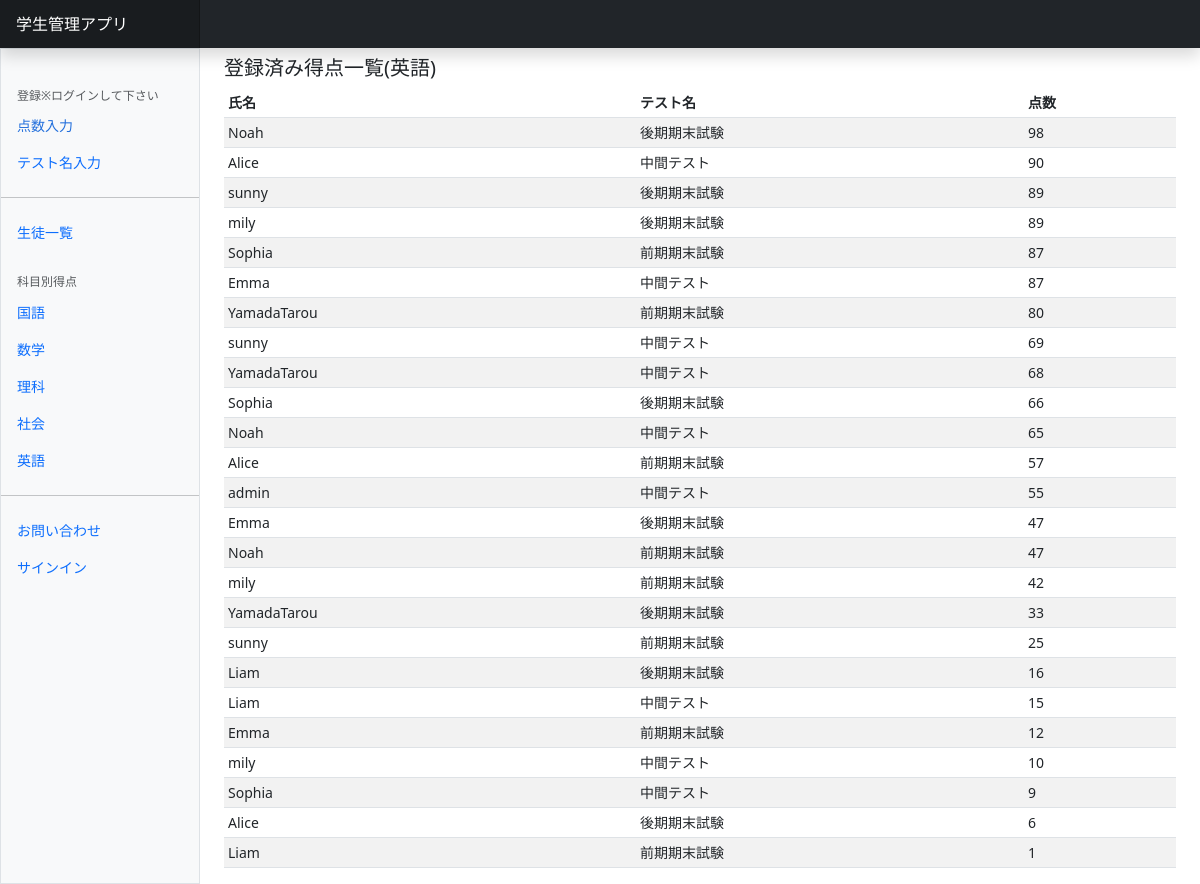
Screenshot of /Englishlist/ with the database file from the repository.
### scoreapp/models.py (models this page shows)
class Student(models.Model):
    user = models.ForeignKey(
        CustomUser,
        verbose_name='氏名',
        on_delete=models.CASCADE
    )
    testtitle = models.ForeignKey(
        Testtitle,
        verbose_name='テスト名',
        on_delete=models.CASCADE
    )
    Japanese = models.IntegerField(
        verbose_name='国語',
        validators=[validators.MinValueValidator(0),
                    validators.MaxValueValidator(100),
                    validators.RegexValidator(
                        message='正しい得点を入力してください',
                    )]
    )
    Math = models.IntegerField(
        verbose_name='数学',
        validators=[validators.MinValueValidator(0),
                    validators.MaxValueValidator(100),
                    validators.RegexValidator(
                        message='正しい得点を入力してください',
                    )]
    )
    Science = models.IntegerField(
        verbose_name='理科',
        validators=[validators.MinValueValidator(0),
                    validators.MaxValueValidator(100),
                    validators.RegexValidator(
                        message='正しい得点を入力してください',
                    )]
    )
    Sociology = models.IntegerField(
        verbose_name='社会',
        validators=[validators.MinValueValidator(0),
                    validators.MaxValueValidator(100),
                    validators.RegexValidator(
                        message='正しい得点を入力してください',
                    )]
    )
    English = models.IntegerField(
        verbose_name='英語',
        validators=[validators.MinValueValidator(0),
                    validators.MaxValueValidator(100),
                    validators.RegexValidator(
                        message='正しい得点を入力してください',
                    )]
    )

class Testtitle(models.Model):
    title = models.CharField(
        verbose_name='テスト名',
        max_length=50
    )
    def __str__(self):
        return self.title

### accounts/models.py (models this page shows)
class CustomUser(AbstractUser):
    pass

### scoreapp/views.py (the view)
class EnglishView(ListView):
    template_name = 'English.html'
    queryset = Student.objects.order_by('-English')

### scoreapp/templates/English.html (shortened to what this page needs)
{% extends 'base.html' %}
{% load static %}
{% block contents %}
<h5>登録済み得点一覧(英語)</h5>
<div class="table-responsive small">
    <table class="table table-striped table-sm">
      <thead>
        <tr>
          <th scope="col">氏名</th>
          <th scope="col">テスト名</th>
          <th scope="col">点数</th>
        </tr>
      </thead>
      <tbody>
        {% for record in object_list %}
        <tr>
          <td>{{record.user.username}}</td>
          <td>{{record.testtitle}}</td>
          <td>{{record.English}}</td>
        </tr>
        {% endfor %}
      </tbody>
    </table>
  </div>
{% endblock %}

### rows the page displays
Student: user.username "Noah", testtitle "後期期末試験", English "98"
Student: user.username "Alice", testtitle "中間テスト", English "90"
Student: user.username "sunny", testtitle "後期期末試験", English "89"
Student: user.username "mily", testtitle "後期期末試験", English "89"
Student: user.username "Sophia", testtitle "前期期末試験", English "87"
Student: user.username "Emma", testtitle "中間テスト", English "87"
Student: user.username "YamadaTarou", testtitle "前期期末試験", English "80"
Student: user.username "sunny", testtitle "中間テスト", English "69"
Student: user.username "YamadaTarou", testtitle "中間テスト", English "68"
Student: user.username "Sophia", testtitle "後期期末試験", English "66"
Student: user.username "Noah", testtitle "中間テスト", English "65"
Student: user.username "Alice", testtitle "前期期末試験", English "57"
Student: user.username "admin", testtitle "中間テスト", English "55"
Student: user.username "Emma", testtitle "後期期末試験", English "47"
Student: user.username "Noah", testtitle "前期期末試験", English "47"
Student: user.username "mily", testtitle "前期期末試験", English "42"
Student: user.username "YamadaTarou", testtitle "後期期末試験", English "33"
Student: user.username "sunny", testtitle "前期期末試験", English "25"
Student: user.username "Liam", testtitle "後期期末試験", English "16"
Student: user.username "Liam", testtitle "中間テスト", English "15"
Student: user.username "Emma", testtitle "前期期末試験", English "12"
Student: user.username "mily", testtitle "中間テスト", English "10"
Student: user.username "Sophia", testtitle "中間テスト", English "9"
Student: user.username "Alice", testtitle "後期期末試験", English "6"
Student: user.username "Liam", testtitle "前期期末試験", English "1"
